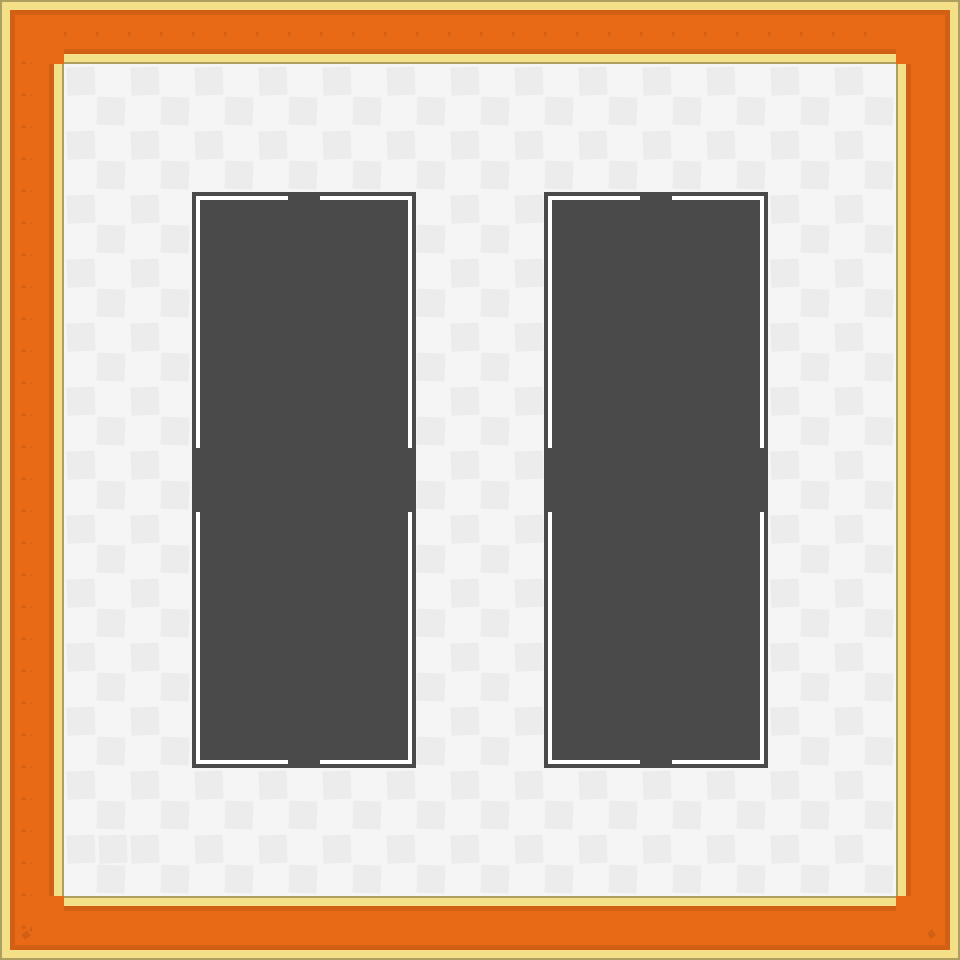

This is a level from a 2D game, rendered from its Tiled map with the project's own tilesets. A one-line summary and the complete map file follow:
An orthogonal 30x30 tile map with 32x32 px tiles, 2 tile layers (Floor, Walls) and 1 object (StartingPosition).

<map version="1.4" tiledversion="1.4.2" orientation="orthogonal" renderorder="right-down" width="30" height="30" tilewidth="32" tileheight="32" infinite="0" nextlayerid="4" nextobjectid="2">
 <editorsettings>
  <export target="../../maps/laboratory.json" format="json" />
 </editorsettings>
 <tileset firstgid="1" source="tilesheet_complete.tsx" />
 <layer id="1" name="Floor" width="30" height="30">
  <data encoding="csv">
0,0,0,0,0,0,0,0,0,0,0,0,0,0,0,0,0,0,0,0,0,0,0,0,0,0,0,0,0,0,
0,0,0,0,0,0,0,0,0,0,0,0,0,0,0,0,0,0,0,0,0,0,0,0,0,0,0,0,0,0,
0,0,23,24,23,24,23,24,23,24,23,24,23,24,23,24,23,24,23,24,23,24,23,24,23,24,23,24,0,0,
0,0,77,78,77,78,77,78,77,78,77,78,77,78,77,78,77,78,77,78,77,78,77,78,77,78,77,78,0,0,
0,0,23,24,23,24,23,24,23,24,23,24,23,24,23,24,23,24,23,24,23,24,23,24,23,24,23,24,0,0,
0,0,77,78,77,78,77,78,77,78,77,78,77,78,77,78,77,78,77,78,77,78,77,78,77,78,77,78,0,0,
0,0,23,24,23,24,23,24,23,243,23,24,23,24,23,24,23,24,23,24,243,24,23,24,23,24,23,24,0,0,
0,0,77,78,77,78,77,188,189,243,188,189,77,78,77,78,77,78,188,189,243,188,189,78,77,78,77,78,0,0,
0,0,23,24,23,24,23,242,243,243,242,243,23,24,23,24,23,24,242,243,243,242,243,24,23,24,23,24,0,0,
0,0,77,78,77,78,77,188,189,189,188,189,77,78,77,78,77,78,188,189,189,188,189,78,77,78,77,78,0,0,
0,0,23,24,23,24,23,242,243,243,242,243,23,24,23,24,23,24,242,243,243,242,243,24,23,24,23,24,0,0,
0,0,77,78,77,78,77,188,189,189,188,189,77,78,77,78,77,78,188,189,189,188,189,78,77,78,77,78,0,0,
0,0,23,24,23,24,23,242,243,243,242,243,23,24,23,24,23,24,242,243,243,242,243,24,23,24,23,24,0,0,
0,0,77,78,77,78,77,188,189,189,188,189,77,78,77,78,77,78,188,189,189,188,189,78,77,78,77,78,0,0,
0,0,23,24,23,24,189,242,243,243,242,243,189,24,23,24,23,189,242,243,243,242,243,189,23,24,23,24,0,0,
0,0,77,78,77,78,243,188,189,189,188,189,243,78,77,78,77,243,188,189,189,188,189,243,77,78,77,78,0,0,
0,0,23,24,23,24,23,242,243,243,242,243,23,24,23,24,23,24,242,243,243,242,243,24,23,24,23,24,0,0,
0,0,77,78,77,78,77,188,189,189,188,189,77,78,77,78,77,78,188,189,189,188,189,78,77,78,77,78,0,0,
0,0,23,24,23,24,23,242,243,243,242,243,23,24,23,24,23,24,242,243,243,242,243,24,23,24,23,24,0,0,
0,0,77,78,77,78,77,188,189,189,188,189,77,78,77,78,77,78,188,189,189,188,189,78,77,78,77,78,0,0,
0,0,23,24,23,24,23,242,243,243,242,243,23,24,23,24,23,24,242,243,243,242,243,24,23,24,23,24,0,0,
0,0,77,78,77,78,77,188,189,189,188,189,77,78,77,78,77,78,188,189,189,188,189,78,77,78,77,78,0,0,
0,0,23,24,23,24,23,242,243,189,242,243,23,24,23,24,23,24,242,243,189,242,243,24,23,24,23,24,0,0,
0,0,77,78,77,78,77,78,77,189,77,78,77,78,77,78,77,78,77,78,189,78,77,78,77,78,77,78,0,0,
0,0,23,24,23,24,23,24,23,24,23,24,23,24,23,24,23,24,23,24,23,24,23,24,23,24,23,24,0,0,
0,0,77,78,77,78,77,78,77,78,77,78,77,78,77,78,77,78,77,78,77,78,77,78,77,78,77,78,0,0,
0,0,23,23,23,24,23,24,23,24,23,24,23,24,23,24,23,24,23,24,23,24,23,24,23,24,23,24,0,0,
0,0,77,78,77,78,77,78,77,78,77,78,77,78,77,78,77,78,77,78,77,78,77,78,77,78,77,78,0,0,
0,0,0,0,0,0,0,0,0,0,0,0,0,0,0,0,0,0,0,0,0,0,0,0,0,0,0,0,0,0,
0,0,0,0,0,0,0,0,0,0,0,0,0,0,0,0,0,0,0,0,0,0,0,0,0,0,0,0,0,0
</data>
 </layer>
 <objectgroup id="3" name="Player">
  <object id="1" name="Player" type="StartingPosition" x="110.961" y="847.27">
   <point />
  </object>
 </objectgroup>
 <layer id="2" name="Walls" width="30" height="30">
  <data encoding="csv">
1441,1442,1442,1442,1442,1442,1442,1442,1442,1442,1442,1442,1442,1442,1442,1442,1442,1442,1442,1442,1442,1442,1442,1442,1442,1442,1442,1442,1442,1446,
1657,1498,1712,1712,1712,1712,1712,1712,1712,1712,1712,1712,1712,1712,1712,1712,1712,1712,1712,1712,1712,1712,1712,1712,1712,1712,1712,1712,1498,1500,
1657,1554,0,0,0,0,0,0,0,0,0,0,0,0,0,0,0,0,0,0,0,0,0,0,0,0,0,0,1495,1500,
1657,1554,0,0,0,0,0,0,0,0,0,0,0,0,0,0,0,0,0,0,0,0,0,0,0,0,0,0,1495,1500,
1657,1554,0,0,0,0,0,0,0,0,0,0,0,0,0,0,0,0,0,0,0,0,0,0,0,0,0,0,1495,1500,
1657,1554,0,0,0,0,0,0,0,0,0,0,0,0,0,0,0,0,0,0,0,0,0,0,0,0,0,0,1495,1500,
1657,1554,0,0,0,0,133,134,134,0,134,135,136,0,0,0,0,133,135,135,0,135,135,136,0,0,0,0,1495,1500,
1657,1554,0,0,0,0,241,0,0,0,0,0,190,0,0,0,0,187,0,0,0,0,0,190,0,0,0,0,1495,1500,
1657,1554,0,0,0,0,241,0,0,0,0,0,190,0,0,0,0,187,0,0,0,0,0,190,0,0,0,0,1495,1500,
1657,1554,0,0,0,0,241,0,0,0,0,0,190,0,0,0,0,187,0,0,0,0,0,190,0,0,0,0,1495,1500,
1657,1554,0,0,0,0,241,0,0,0,0,0,190,0,0,0,0,187,0,0,0,0,0,190,0,0,0,0,1495,1500,
1657,1554,0,0,0,0,241,0,0,0,0,0,190,0,0,0,0,187,0,0,0,0,0,190,0,0,0,0,1495,1500,
1657,1554,0,0,0,0,241,0,0,0,0,0,190,0,0,0,0,187,0,0,0,0,0,190,0,0,0,0,1495,1500,
1657,1554,0,0,0,0,241,0,0,0,0,0,190,0,0,0,0,187,0,0,0,0,0,190,0,0,0,0,1495,1500,
1657,1554,0,0,0,0,0,0,0,0,0,0,0,0,0,0,0,0,0,0,0,0,0,0,0,0,0,0,1495,1500,
1657,1554,0,0,0,0,0,0,0,0,0,0,0,0,0,0,0,0,0,0,0,0,0,0,0,0,0,0,1495,1500,
1657,1554,0,0,0,0,241,0,0,0,0,0,190,0,0,0,0,187,0,0,0,0,0,190,0,0,0,0,1495,1500,
1657,1554,0,0,0,0,241,0,0,0,0,0,190,0,0,0,0,187,0,0,0,0,0,190,0,0,0,0,1495,1500,
1657,1554,0,0,0,0,241,0,0,0,0,0,190,0,0,0,0,187,0,0,0,0,0,190,0,0,0,0,1495,1500,
1657,1554,0,0,0,0,241,0,0,0,0,0,190,0,0,0,0,187,0,0,0,0,0,190,0,0,0,0,1495,1500,
1657,1554,0,0,0,0,241,0,0,0,0,0,190,0,0,0,0,187,0,0,0,0,0,190,0,0,0,0,1495,1500,
1657,1554,0,0,0,0,241,0,0,0,0,0,190,0,0,0,0,187,0,0,0,0,0,190,0,0,0,0,1495,1500,
1657,1554,0,0,0,0,241,0,0,0,0,0,190,0,0,0,0,187,0,0,0,0,0,190,0,0,0,0,1495,1500,
1657,1554,0,0,0,0,295,297,297,0,297,297,298,0,0,0,0,295,297,297,0,297,297,298,0,0,0,0,1495,1500,
1657,1554,0,0,0,0,0,0,0,0,0,0,0,0,0,0,0,0,0,0,0,0,0,0,0,0,0,0,1495,1500,
1657,1554,0,0,0,0,0,0,0,0,0,0,0,0,0,0,0,0,0,0,0,0,0,0,0,0,0,0,1495,1500,
1657,1554,0,0,0,0,0,0,0,0,0,0,0,0,0,0,0,0,0,0,0,0,0,0,0,0,0,0,1495,1500,
1657,1554,0,0,0,0,0,0,0,0,0,0,0,0,0,0,0,0,0,0,0,0,0,0,0,0,0,0,1495,1500,
1657,1551,1444,1444,1444,1444,1444,1444,1444,1444,1444,1444,1444,1444,1444,1444,1444,1444,1444,1444,1444,1444,1444,1444,1444,1444,1444,1444,1496,1500,
1711,1714,1714,1714,1714,1714,1714,1714,1714,1714,1714,1714,1714,1714,1714,1714,1714,1714,1714,1714,1714,1714,1714,1714,1714,1714,1714,1714,1714,1716
</data>
 </layer>
</map>
